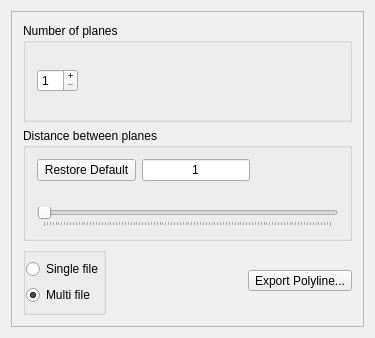
<ui version="4.0" >
 <class>dialogsliceClass</class>
 <widget class="QWidget" name="dialogsliceClass" >
  <property name="windowModality" >
   <enum>Qt::NonModal</enum>
  </property>
  <property name="geometry" >
   <rect>
    <x>0</x>
    <y>0</y>
    <width>375</width>
    <height>338</height>
   </rect>
  </property>
  <property name="sizeIncrement" >
   <size>
    <width>5</width>
    <height>2</height>
   </size>
  </property>
  <property name="mouseTracking" >
   <bool>false</bool>
  </property>
  <property name="focusPolicy" >
   <enum>Qt::NoFocus</enum>
  </property>
  <property name="layoutDirection" >
   <enum>Qt::LeftToRight</enum>
  </property>
  <layout class="QVBoxLayout" >
   <item>
    <widget class="QFrame" name="frame" >
     <property name="frameShape" >
      <enum>QFrame::StyledPanel</enum>
     </property>
     <property name="frameShadow" >
      <enum>QFrame::Raised</enum>
     </property>
     <layout class="QVBoxLayout" >
      <item>
       <widget class="QGroupBox" name="groupBox" >
        <property name="title" >
         <string>Number of planes</string>
        </property>
        <layout class="QHBoxLayout" >
         <item>
          <widget class="QSpinBox" name="spinBox" >
           <property name="buttonSymbols" >
            <enum>QAbstractSpinBox::PlusMinus</enum>
           </property>
           <property name="minimum" >
            <number>1</number>
           </property>
          </widget>
         </item>
         <item>
          <spacer>
           <property name="orientation" >
            <enum>Qt::Horizontal</enum>
           </property>
           <property name="sizeHint" >
            <size>
             <width>0</width>
             <height>0</height>
            </size>
           </property>
          </spacer>
         </item>
        </layout>
       </widget>
      </item>
      <item>
       <widget class="QGroupBox" name="groupBox_2" >
        <property name="title" >
         <string>Distance between planes</string>
        </property>
        <layout class="QVBoxLayout" >
         <item>
          <layout class="QHBoxLayout" >
           <item>
            <widget class="QToolButton" name="DefultButton" >
             <property name="sizePolicy" >
              <sizepolicy vsizetype="Preferred" hsizetype="Preferred" >
               <horstretch>0</horstretch>
               <verstretch>0</verstretch>
              </sizepolicy>
             </property>
             <property name="text" >
              <string>Restore Default</string>
             </property>
            </widget>
           </item>
           <item>
            <widget class="QLineEdit" name="DistanceEdit" >
             <property name="text" >
              <string>1</string>
             </property>
             <property name="echoMode" >
              <enum>QLineEdit::Normal</enum>
             </property>
             <property name="cursorPosition" >
              <number>1</number>
             </property>
             <property name="alignment" >
              <set>Qt::AlignHCenter</set>
             </property>
            </widget>
           </item>
           <item>
            <spacer>
             <property name="orientation" >
              <enum>Qt::Horizontal</enum>
             </property>
             <property name="sizeHint" >
              <size>
               <width>40</width>
               <height>20</height>
              </size>
             </property>
            </spacer>
           </item>
          </layout>
         </item>
         <item>
          <widget class="QLabel" name="labelDistanceRange" />
         </item>
         <item>
          <widget class="QSlider" name="SliderPlaneDistance" >
           <property name="enabled" >
            <bool>false</bool>
           </property>
           <property name="sizePolicy" >
            <sizepolicy vsizetype="Fixed" hsizetype="Preferred" >
             <horstretch>0</horstretch>
             <verstretch>0</verstretch>
            </sizepolicy>
           </property>
           <property name="cursor" >
            <cursorShape>SizeHorCursor</cursorShape>
           </property>
           <property name="minimum" >
            <number>1</number>
           </property>
           <property name="maximum" >
            <number>100</number>
           </property>
           <property name="value" >
            <number>1</number>
           </property>
           <property name="orientation" >
            <enum>Qt::Horizontal</enum>
           </property>
           <property name="invertedControls" >
            <bool>true</bool>
           </property>
           <property name="tickPosition" >
            <enum>QSlider::TicksBelow</enum>
           </property>
           <property name="tickInterval" >
            <number>1</number>
           </property>
          </widget>
         </item>
        </layout>
       </widget>
      </item>
      <item>
       <layout class="QHBoxLayout" >
        <item>
         <widget class="QGroupBox" name="groupBox_4" >
          <layout class="QVBoxLayout" >
           <property name="spacing" >
            <number>0</number>
           </property>
           <property name="leftMargin" >
            <number>0</number>
           </property>
           <property name="topMargin" >
            <number>0</number>
           </property>
           <property name="rightMargin" >
            <number>0</number>
           </property>
           <property name="bottomMargin" >
            <number>0</number>
           </property>
           <item>
            <widget class="QRadioButton" name="Exporter_singleFile" >
             <property name="text" >
              <string>Single file</string>
             </property>
            </widget>
           </item>
           <item>
            <widget class="QRadioButton" name="Exporter_MultiFile" >
             <property name="text" >
              <string>Multi file</string>
             </property>
             <property name="checked" >
              <bool>true</bool>
             </property>
            </widget>
           </item>
          </layout>
         </widget>
        </item>
        <item>
         <spacer>
          <property name="orientation" >
           <enum>Qt::Horizontal</enum>
          </property>
          <property name="sizeHint" >
           <size>
            <width>121</width>
            <height>68</height>
           </size>
          </property>
         </spacer>
        </item>
        <item>
         <widget class="QToolButton" name="ExportButton" >
          <property name="text" >
           <string>Export Polyline...</string>
          </property>
          <property name="popupMode" >
           <enum>QToolButton::InstantPopup</enum>
          </property>
         </widget>
        </item>
       </layout>
      </item>
     </layout>
    </widget>
   </item>
  </layout>
 </widget>
 <layoutdefault spacing="6" margin="11" />
 <tabstops>
  <tabstop>SliderPlaneDistance</tabstop>
  <tabstop>DefultButton</tabstop>
  <tabstop>ExportButton</tabstop>
 </tabstops>
 <resources/>
 <connections/>
</ui>
